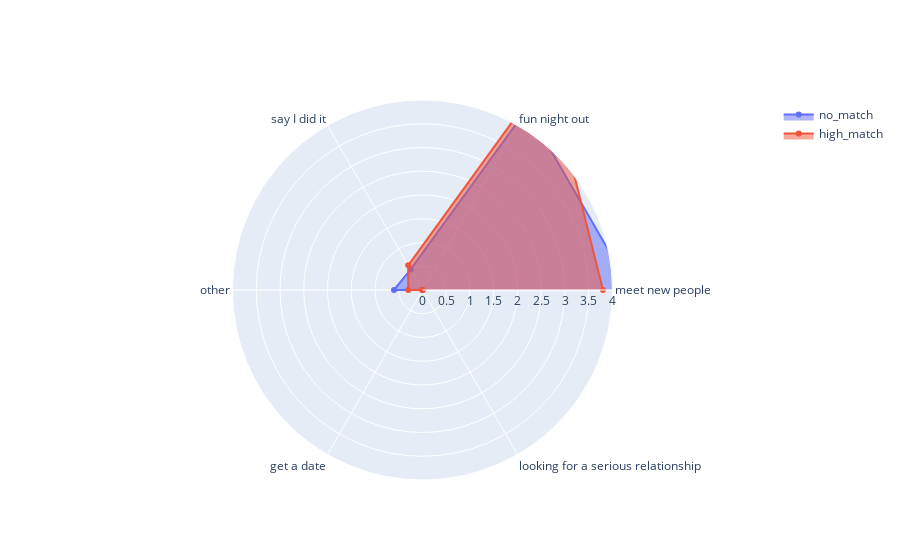

Notebook code cell kept with this figure:
### Code cell
# Plotting a multiple trace radar chart in plotly

import plotly.graph_objects as go

categories = ['meet new people','fun night out','say I did it',
              'other', 'get a date', 'looking for a serious relationship']

fig8 = go.Figure()

fig8.add_trace(go.Scatterpolar(
      r=[4.4, 4.4, .5, .6, 0, 0],
      theta=categories,
      fill='toself',
      name='no_match'
))
fig8.add_trace(go.Scatterpolar(
      r=[3.8, 5.3, .6, .3, 0, 0],
      theta=categories,
      fill='toself',
      name='high_match'
))

fig8.update_layout(
  polar=dict(
    radialaxis=dict(
      visible=True,
      range=[0, 4]
    )),
  showlegend=True
)

fig8.show()

### Figure 1 — Plotly figure (JSON) as saved in the notebook; plotly's stock layout.template omitted (floating-point values rounded to 4 significant figures)
{"data": [{"fill": "toself", "name": "no_match", "r": [4.4, 4.4, 0.5, 0.6, 0, 0], "theta": ["meet new people", "fun night out", "say I did it", "other", "get a date", "looking for a serious relationship"], "type": "scatterpolar"}, {"fill": "toself", "name": "high_match", "r": [3.8, 5.3, 0.6, 0.3, 0, 0], "theta": ["meet new people", "fun night out", "say I did it", "other", "get a date", "looking for a serious relationship"], "type": "scatterpolar"}], "layout": {"autosize": true, "polar": {"angularaxis": {"type": "category"}, "radialaxis": {"autorange": false, "range": [0, 4], "type": "linear", "visible": true}}, "showlegend": true}}
